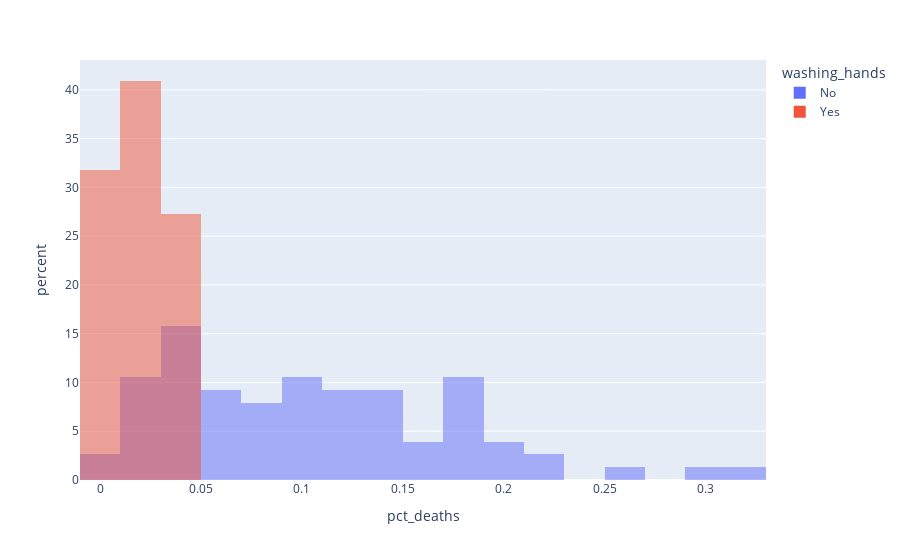

The notebook cell this image was saved under:
### Markdown cell above
### Use Histograms to Visualise the Monthly Distribution of Outcomes

**Challenge**: Create a [plotly histogram](https://plotly.com/python/histograms/) to show the monthly percentage of deaths. 

* Use docs to check out the available parameters. Use the [`color` parameter](https://plotly.github.io/plotly.py-docs/generated/plotly.express.histogram.html) to display two overlapping histograms.
* The time period of handwashing is shorter than not handwashing. Change `histnorm` to `percent` to make the time periods comparable. 
* Make the histograms slighlty transparent
* Experiment with the number of bins on the histogram. Which number work well in communicating the range of outcomes?
* Just for fun, display your box plot on the top of the histogram using the `marginal` parameter.

### Code cell
px.histogram(df_monthly, x="pct_deaths", color="washing_hands", nbins=30, barmode="overlay", histnorm="percent")

### Figure 1 — Plotly figure (JSON) as saved in the notebook; plotly's stock layout.template omitted (floating-point values rounded to 4 significant figures)
{"data": [{"alignmentgroup": "True", "bingroup": "x", "histnorm": "percent", "hovertemplate": "washing_hands=No<br>pct_deaths=%{x}<br>percent=%{y}<extra></extra>", "legendgroup": "No", "marker": {"color": "#636efa", "opacity": 0.5, "pattern": {"shape": ""}}, "name": "No", "nbinsx": 30, "offsetgroup": "No", "orientation": "v", "showlegend": true, "x": [0.1457, 0.07531, 0.04332, 0.01569, 0.007843, 0.05, 0.08421, 0.01351, 0.01878, 0.1102, 0.2255, 0.2085, 0.1222, 0.1023, 0.1074, 0.03226, 0.06593, 0.2078, 0.2546, 0.1839, 0.2934, 0.2297, 0.3138, 0.1912, 0.1597, 0.1241, 0.1193, 0.06098, 0.04082, 0.005236, 0.01554, 0.02262, 0.176, 0.07143, 0.08051, 0.1516, 0.1128, 0.1703, 0.1731, 0.05833, 0.02679, 0.04369, 0.0632, 0.01224, 0.03226, 0.1102, 0.1055, 0.07591, 0.04745, 0.04452, 0.04231, 0.04392, 0.07143, 0.06122, 0.03586, 0.1055, 0.1484, 0.1094, 0.1049, 0.1339, 0.1809, 0.1543, 0.1897, 0.1344, 0.1015, 0.131, 0.1806, 0.1439, 0.1496, 0.1077, 0.05369, 0.03215, 0.01923, 0.03607, 0.1827, 0.1224], "xaxis": "x", "yaxis": "y", "type": "histogram"}, {"alignmentgroup": "True", "bingroup": "x", "histnorm": "percent", "hovertemplate": "washing_hands=Yes<br>pct_deaths=%{x}<br>percent=%{y}<extra></extra>", "legendgroup": "Yes", "marker": {"color": "#EF553B", "opacity": 0.5, "pattern": {"shape": ""}}, "name": "Yes", "nbinsx": 30, "offsetgroup": "Yes", "orientation": "v", "showlegend": true, "x": [0.02239, 0.012, 0.01894, 0.0458, 0.03957, 0.04472, 0.0293, 0.03534, 0.006873, 0.0, 0.006557, 0.009585, 0.01136, 0.003717, 0.0, 0.009615, 0.02341, 0.02903, 0.0134, 0.02233, 0.03085, 0.04926], "xaxis": "x", "yaxis": "y", "type": "histogram"}], "layout": {"xaxis": {"anchor": "y", "domain": [0.0, 1.0], "title": {"text": "pct_deaths"}}, "yaxis": {"anchor": "x", "domain": [0.0, 1.0], "title": {"text": "percent"}}, "legend": {"title": {"text": "washing_hands"}, "tracegroupgap": 0}, "margin": {"t": 60}, "barmode": "overlay"}}
